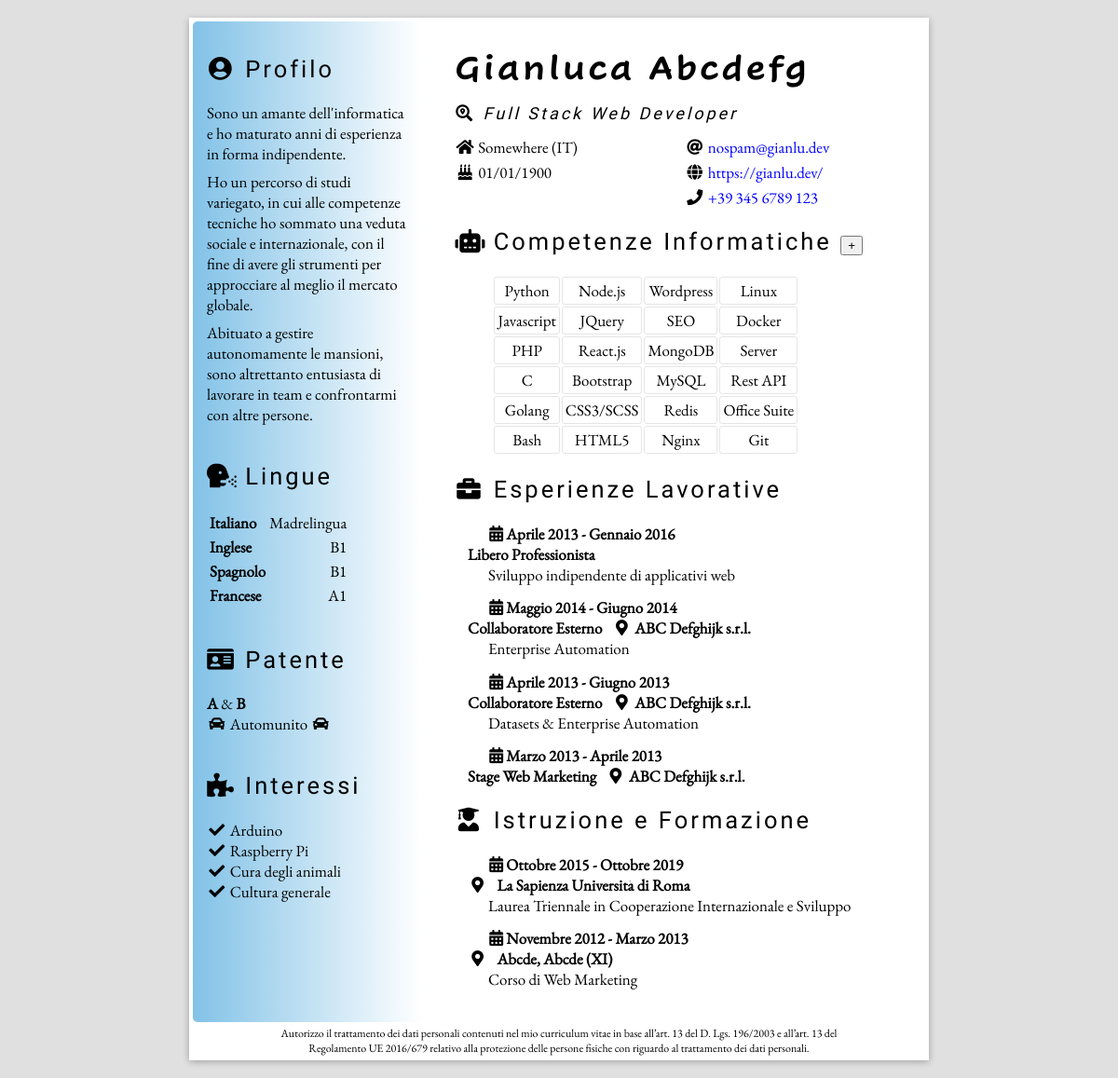
The page /www-data/index.php on the database its author committed.
### tables this page shows
CREATE TABLE `competenze` (
  `id` int NOT NULL AUTO_INCREMENT,
  `competenza` text,
  PRIMARY KEY (`id`)
);

### www-data/dbHandling.php (called while the page is built, shortened)
<?php
class db
{
    private $conn = '';
    public function init()
    {
        $this->conn = new mysqli(HOST, USER, PASS, DBNAME);
    }
    public function query($sql)
    {
        $result = $this->conn->query($sql);
        return $result;
    }
}

### www-data/competenze.php (the view, shortened to what this page needs)
<?php
include 'dbHandling.php';
class Competenze
{
    private $sql = 'SELECT * FROM competenze WHERE  1;';
    public function __construct()
    {
        $this->databaseObj = new db();
        $this->databaseObj->init();
    }
    public function print()
    {
        $contatore = 0;
        $buffer = '';
        if ($results = $this->databaseObj->query($this->sql)) {
            while ($risultato = $results->fetch_assoc()) {
                $buffer .= '<td>' . htmlentities($risultato['competenza']) . '</td>';
                $contatore++;
                if ($contatore % MAX_PER_COLUMN == 0) {
                    $this->printColumn($buffer);
                    $buffer = '';
                }
            }
        } else {
            die($results);
        }
    }
    private function printColumn($data)
    {
        echo "<tr>$data</tr>";
    }
}
$oggetto = new Competenze();
$oggetto->print();

### www-data/styles/style.css (style rules this page uses)
body { margin:0 }
@media screen { body { background:#e0e0e0 } }

### rows shown on the page
competenze: competenza "Linux"
competenze: competenza "Python"
competenze: competenza "Node.js"
competenze: competenza "Wordpress"
competenze: competenza "Docker"
competenze: competenza "Javascript"
competenze: competenza "JQuery"
competenze: competenza "SEO"
competenze: competenza "Server"
competenze: competenza "PHP"
competenze: competenza "React.js"
competenze: competenza "MongoDB"
competenze: competenza "Rest API"
competenze: competenza "C"
competenze: competenza "Bootstrap"
competenze: competenza "MySQL"
competenze: competenza "Office Suite"
competenze: competenza "Golang"
competenze: competenza "CSS3/SCSS"
competenze: competenza "Redis"
competenze: competenza "Git"
competenze: competenza "Bash"
competenze: competenza "HTML5"
competenze: competenza "Nginx"
